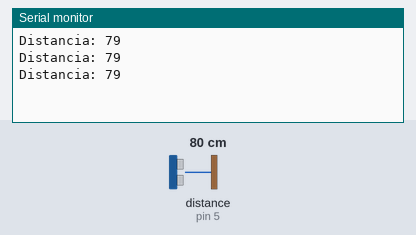
A sketch run on a simulated Arduino Uno, built with avr-gcc and run on an emulated ATmega328P. On the bench: the last lines printed to the serial monitor. Wiring (inferred from the names in the program): ultrasonic range finder: trigger pin 6; echo pin 5. The inputs (shaded band) are chosen by the test bench; at power-on: distance to the obstacle (sensor on pin 5) 80 cm. The echo pulse lasts 58.3 µs per cm.

Above: at 1.8 s.
1.9 s: distance to the obstacle (sensor on pin 5) set to 2 cm
At 2.4 s:
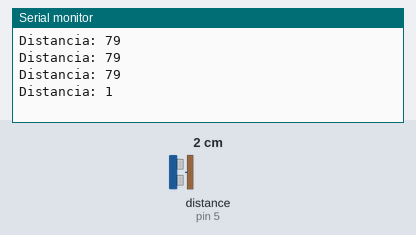
3.4 s: distance to the obstacle (sensor on pin 5) set to 4 cm
At 3.9 s:
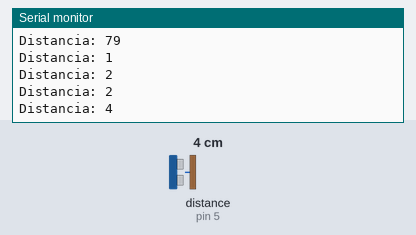
Timing chart, 0 to 6.4 s (numbered marks = the images above; inputs shaded):
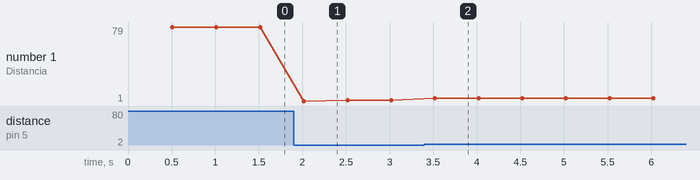

Measured:
- after the input at 1.9 s, the serial monitor: prints a new line after 0.12 s (image 1)
- after the input at 3.4 s, the serial monitor: prints a new line after 0.12 s (image 2)
- plotted number 1: 79 → 2 after the input at 1.9 s, 2 → 4 after the input at 3.4 s

The sketch:

sketch_PROXIMIDAD.ino
```cpp
int EchoPin = 5;
int TriggerPin = 6;
void setup() {
 Serial.begin(9600);
 pinMode(TriggerPin, OUTPUT);
 pinMode(EchoPin, INPUT);
}
void loop() {
 long duration, distanciaCm;
 delay(500);
 digitalWrite(TriggerPin, LOW);
 delayMicroseconds(4);
 digitalWrite(TriggerPin, HIGH);
 delayMicroseconds(10);
 digitalWrite(TriggerPin, LOW);
 duration = pulseIn(EchoPin, HIGH);
 distanciaCm = duration * 10 / 292/ 2;
 Serial.print("Distancia: ");
 Serial.println(distanciaCm);

}
```
